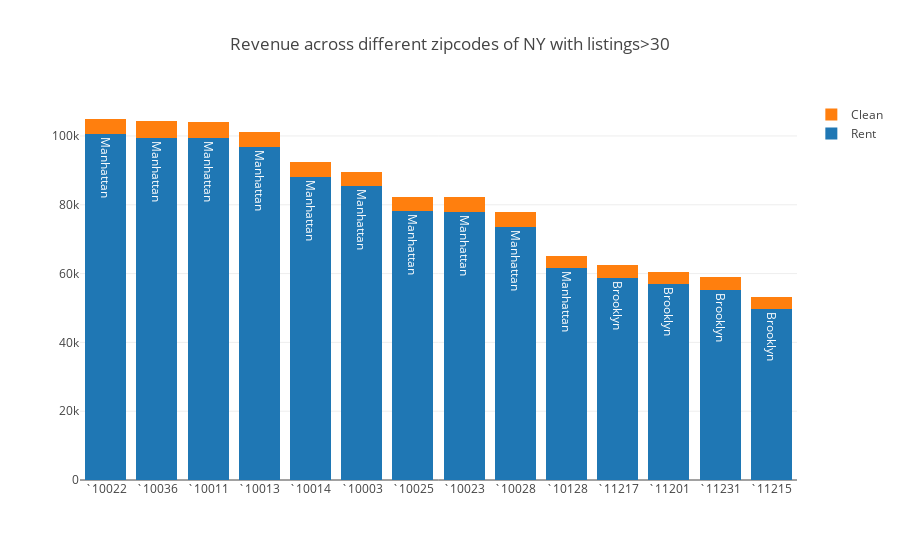

Write notebook code for a chart like this one.
### Markdown cell above
We can observe that the properties under **zip code 10312** has the highest ROI of **14.67**

Now, Let's look at the zipcodes which are offering more than 30 properties.

### Code cell
Revenue_Margin_Data = Investment_Return_Fun(Revenue_Data, Forecasted_Data,min_listings=30, max_listings=500)
Revenue_Margin_Data.sort_values(['Revenue_rent'], ascending=False,inplace=True)
zipcode=['`'+str(z) for z in Revenue_Margin_Data.zipcode]
trace1= go.Bar(
    x=zipcode,
    y=Revenue_Margin_Data.Revenue_rent,
    text=Revenue_Margin_Data.neighbourhood,
    name ='Rent')
trace2= go.Bar(
    x=zipcode,
    y=Revenue_Margin_Data.Revenue_clean,
    name='Clean')
data=[trace1, trace2]
layout = go.Layout(
    autosize=True,
    barmode='stack',
    title='Revenue across different zipcodes of NY with listings>30',
)
fig = go.Figure(data=data, layout=layout)
iplot(fig)

### Figure 1 — Plotly figure (JSON) as saved in the notebook; plotly's stock layout.template omitted (floating-point values rounded to 4 significant figures)
{"data": [{"name": "Rent", "text": ["Manhattan", "Manhattan", "Manhattan", "Manhattan", "Manhattan", "Manhattan", "Manhattan", "Manhattan", "Manhattan", "Manhattan", "Brooklyn", "Brooklyn", "Brooklyn", "Brooklyn"], "type": "bar", "uid": "95cf7ef3-5047-41ad-96f2-9bfb646c95d4", "x": ["`10022", "`10036", "`10011", "`10013", "`10014", "`10003", "`10025", "`10023", "`10028", "`10128", "`11217", "`11201", "`11231", "`11215"], "y": [100500.0, 99550.0, 99260.0, 96900.0, 88200.0, 85530.0, 78290.0, 77920.0, 73600.0, 61700.0, 58830.0, 56990.0, 55200.0, 49750.0]}, {"name": "Clean", "type": "bar", "uid": "29f10d69-7cf5-40f1-befb-65f5e7dcb003", "x": ["`10022", "`10036", "`10011", "`10013", "`10014", "`10003", "`10025", "`10023", "`10028", "`10128", "`11217", "`11201", "`11231", "`11215"], "y": [4383.0, 4688.0, 4767.0, 4378.0, 4249.0, 4061.0, 4072.0, 4371.0, 4312.0, 3294.0, 3722.0, 3572.0, 3729.0, 3431.0]}], "layout": {"autosize": true, "barmode": "stack", "title": {"text": "Revenue across different zipcodes of NY with listings>30"}}}
